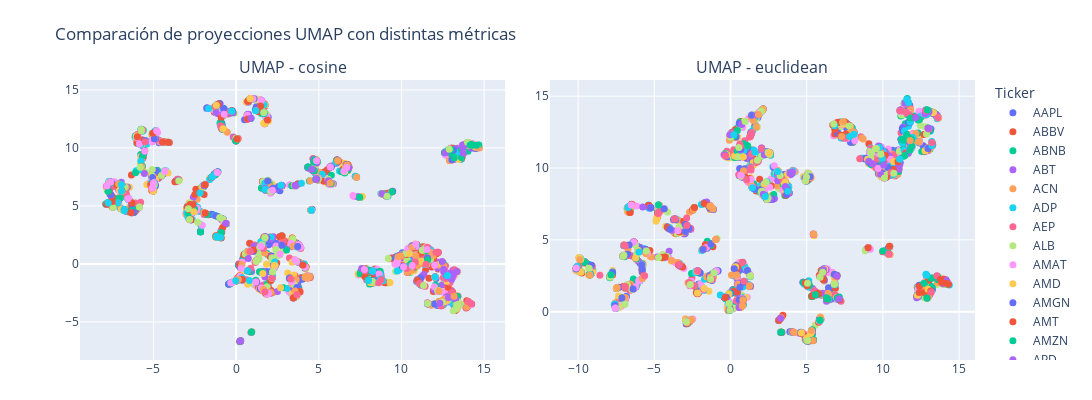

The cell this chart's notebook holds for it:
### Code cell
# Preparación de datos
embeddings_array = np.vstack(embeddings)
tickers_array = np.array(tickers)
conference_names_array = np.array(conference_names)



n_cols = 2
n_rows = math.ceil(len(metrics_to_plot) / n_cols)

fig = make_subplots(
    rows=n_rows, cols=n_cols,
    subplot_titles=[f"UMAP - {m}" for m in metrics_to_plot],
    horizontal_spacing=0.05, vertical_spacing=0.1
)

# Colores únicos por ticker
unique_tickers = sorted(set(tickers))
color_map = {t: i for i, t in enumerate(unique_tickers)}

for idx, metric in enumerate(metrics_to_plot):
    row = idx // n_cols + 1
    col = idx % n_cols + 1

    try:
        reducer = UMAP(n_neighbors=10, min_dist=0.1, metric=metric, random_state=42)
        projection = reducer.fit_transform(embeddings_array)

        for t in unique_tickers:
            indices = [i for i, x in enumerate(tickers_array) if x == t]
            fig.add_trace(
                go.Scatter(
                    x=projection[indices, 0],
                    y=projection[indices, 1],
                    mode='markers',
                    marker=dict(size=7),
                    name=t if idx == 0 else None,  # solo la primera métrica muestra la leyenda
                    hovertext=[f"{t} - {conference_names_array[i]}" for i in indices],
                    showlegend=(col == 1 and row == 1)  # leyenda solo en el primer subplot
                ),
                row=row,
                col=col
            )
    except Exception as e:
        fig.add_annotation(
            text=f"Error: {e}",
            xref="x domain", yref="y domain",
            x=0.5, y=0.5,
            showarrow=False,
            row=row, col=col
        )

fig.update_layout(
    height=400 * n_rows,
    width=1200,
    title_text="Comparación de proyecciones UMAP con distintas métricas",
    legend_title="Ticker",
    margin=dict(t=80, b=40)
)

fig.show()
